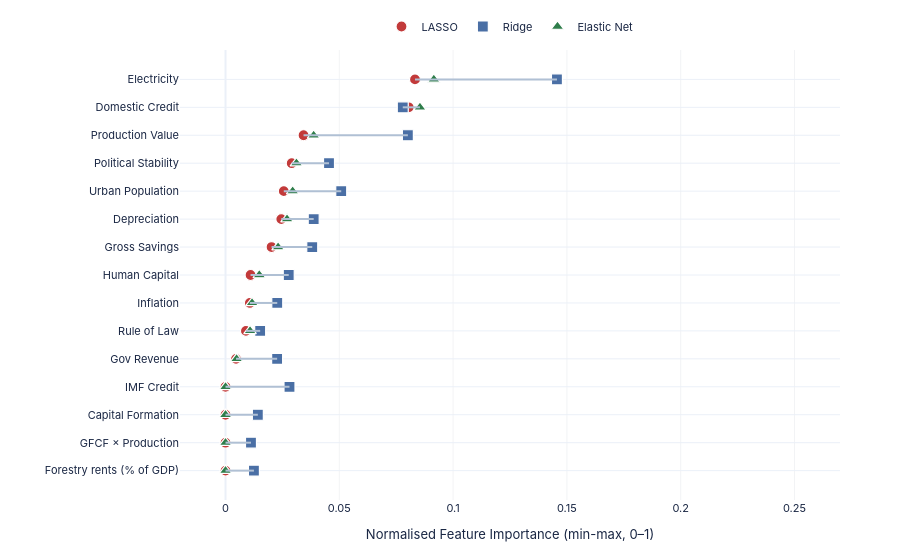

The cell this chart's notebook holds for it:
### Code cell
d = imp_show.head(15).iloc[::-1].reset_index(drop=True)
lin_models = ['LASSO', 'Ridge', 'Elastic Net']
symbols = {'LASSO': 'circle', 'Ridge': 'square', 'Elastic Net': 'triangle-up'}
colors  = {'LASSO': PAL['red'], 'Ridge': PAL['blue'], 'Elastic Net': PAL['green']}

fig7 = go.Figure()
for _, row in d.iterrows():
    vals = [row[m] for m in lin_models if not np.isnan(row[m])]
    if len(vals) >= 2:
        fig7.add_shape(type='line',
                       x0=min(vals), x1=max(vals), y0=row['Short'], y1=row['Short'],
                       line=dict(color='#b0c0d4', width=2))

for m in lin_models:
    fig7.add_trace(go.Scatter(
        x=d[m], y=d['Short'], mode='markers', name=m,
        marker=dict(symbol=symbols[m], color=colors[m], size=11,
                    line=dict(width=1.2, color='white')),
        hovertemplate=f'%{{y}}: %{{x:.3f}}<extra>{m}</extra>',
    ))

fig7.update_layout(**base_layout(
    height=560, margin=dict(l=180, r=60, t=40, b=60),
    xaxis=dict(title='Normalised Feature Importance (min-max, 0\u20131)',
               gridcolor=GRID, gridwidth=0.5, range=[-0.02, 0.27]),
    yaxis=dict(tickfont=dict(size=11)),
    legend=dict(orientation='h', yanchor='bottom', y=1.02, xanchor='center', x=0.5,
                font=dict(size=11)),
))
save(fig7, '07_ml_feature_importance', w=1200, h=560)
fig7.show(config=CFG)

### Figure 1 — Plotly figure (JSON) as saved in the notebook; plotly's stock layout.template omitted (floating-point values rounded to 4 significant figures)
{"data": [{"hovertemplate": "%{y}: %{x:.3f}<extra>LASSO</extra>", "marker": {"color": "#c23a3a", "line": {"color": "white", "width": 1.2}, "size": 11, "symbol": "circle"}, "mode": "markers", "name": "LASSO", "type": "scatter", "x": [0.0, 0.0, 0.0, 0.0, 0.004619, 0.008973, 0.01069, 0.011, 0.02023, 0.0245, 0.0256, 0.02908, 0.03428, 0.0805, 0.08326], "y": ["Forestry rents (% of GDP)", "GFCF × Production", "Capital Formation", "IMF Credit", "Gov Revenue", "Rule of Law", "Inflation", "Human Capital", "Gross Savings", "Depreciation", "Urban Population", "Political Stability", "Production Value", "Domestic Credit", "Electricity"]}, {"hovertemplate": "%{y}: %{x:.3f}<extra>Ridge</extra>", "marker": {"color": "#4a6fa5", "line": {"color": "white", "width": 1.2}, "size": 11, "symbol": "square"}, "mode": "markers", "name": "Ridge", "type": "scatter", "x": [0.01249, 0.01119, 0.01421, 0.02811, 0.02268, 0.01523, 0.02273, 0.02778, 0.03811, 0.03875, 0.05084, 0.04547, 0.08013, 0.07788, 0.1456], "y": ["Forestry rents (% of GDP)", "GFCF × Production", "Capital Formation", "IMF Credit", "Gov Revenue", "Rule of Law", "Inflation", "Human Capital", "Gross Savings", "Depreciation", "Urban Population", "Political Stability", "Production Value", "Domestic Credit", "Electricity"]}, {"hovertemplate": "%{y}: %{x:.3f}<extra>Elastic Net</extra>", "marker": {"color": "#2e7d4a", "line": {"color": "white", "width": 1.2}, "size": 11, "symbol": "triangle-up"}, "mode": "markers", "name": "Elastic Net", "type": "scatter", "x": [0.0, 0.0, 0.0, 0.0, 0.004859, 0.01078, 0.01166, 0.01485, 0.0231, 0.02703, 0.02951, 0.03116, 0.03873, 0.08543, 0.09154], "y": ["Forestry rents (% of GDP)", "GFCF × Production", "Capital Formation", "IMF Credit", "Gov Revenue", "Rule of Law", "Inflation", "Human Capital", "Gross Savings", "Depreciation", "Urban Population", "Political Stability", "Production Value", "Domestic Credit", "Electricity"]}], "layout": {"font": {"color": "#1a2744", "family": "IBM Plex Sans, -apple-system, BlinkMacSystemFont, sans-serif", "size": 11}, "height": 560, "legend": {"font": {"size": 11}, "orientation": "h", "x": 0.5, "xanchor": "center", "y": 1.02, "yanchor": "bottom"}, "margin": {"b": 60, "l": 180, "r": 60, "t": 40}, "paper_bgcolor": "#ffffff", "plot_bgcolor": "#ffffff", "shapes": [{"line": {"color": "#b0c0d4", "width": 2}, "type": "line", "x0": 0.0, "x1": 0.01249, "y0": "Forestry rents (% of GDP)", "y1": "Forestry rents (% of GDP)"}, {"line": {"color": "#b0c0d4", "width": 2}, "type": "line", "x0": 0.0, "x1": 0.01119, "y0": "GFCF × Production", "y1": "GFCF × Production"}, {"line": {"color": "#b0c0d4", "width": 2}, "type": "line", "x0": 0.0, "x1": 0.01421, "y0": "Capital Formation", "y1": "Capital Formation"}, {"line": {"color": "#b0c0d4", "width": 2}, "type": "line", "x0": 0.0, "x1": 0.02811, "y0": "IMF Credit", "y1": "IMF Credit"}, {"line": {"color": "#b0c0d4", "width": 2}, "type": "line", "x0": 0.004619, "x1": 0.02268, "y0": "Gov Revenue", "y1": "Gov Revenue"}, {"line": {"color": "#b0c0d4", "width": 2}, "type": "line", "x0": 0.008973, "x1": 0.01523, "y0": "Rule of Law", "y1": "Rule of Law"}, {"line": {"color": "#b0c0d4", "width": 2}, "type": "line", "x0": 0.01069, "x1": 0.02273, "y0": "Inflation", "y1": "Inflation"}, {"line": {"color": "#b0c0d4", "width": 2}, "type": "line", "x0": 0.011, "x1": 0.02778, "y0": "Human Capital", "y1": "Human Capital"}, {"line": {"color": "#b0c0d4", "width": 2}, "type": "line", "x0": 0.02023, "x1": 0.03811, "y0": "Gross Savings", "y1": "Gross Savings"}, {"line": {"color": "#b0c0d4", "width": 2}, "type": "line", "x0": 0.0245, "x1": 0.03875, "y0": "Depreciation", "y1": "Depreciation"}, {"line": {"color": "#b0c0d4", "width": 2}, "type": "line", "x0": 0.0256, "x1": 0.05084, "y0": "Urban Population", "y1": "Urban Population"}, {"line": {"color": "#b0c0d4", "width": 2}, "type": "line", "x0": 0.02908, "x1": 0.04547, "y0": "Political Stability", "y1": "Political Stability"}, {"line": {"color": "#b0c0d4", "width": 2}, "type": "line", "x0": 0.03428, "x1": 0.08013, "y0": "Production Value", "y1": "Production Value"}, {"line": {"color": "#b0c0d4", "width": 2}, "type": "line", "x0": 0.07788, "x1": 0.08543, "y0": "Domestic Credit", "y1": "Domestic Credit"}, {"line": {"color": "#b0c0d4", "width": 2}, "type": "line", "x0": 0.08326, "x1": 0.1456, "y0": "Electricity", "y1": "Electricity"}], "xaxis": {"gridcolor": "#e5e7eb", "gridwidth": 0.5, "range": [-0.02, 0.27], "title": {"text": "Normalised Feature Importance (min-max, 0–1)"}}, "yaxis": {"tickfont": {"size": 11}}}}
